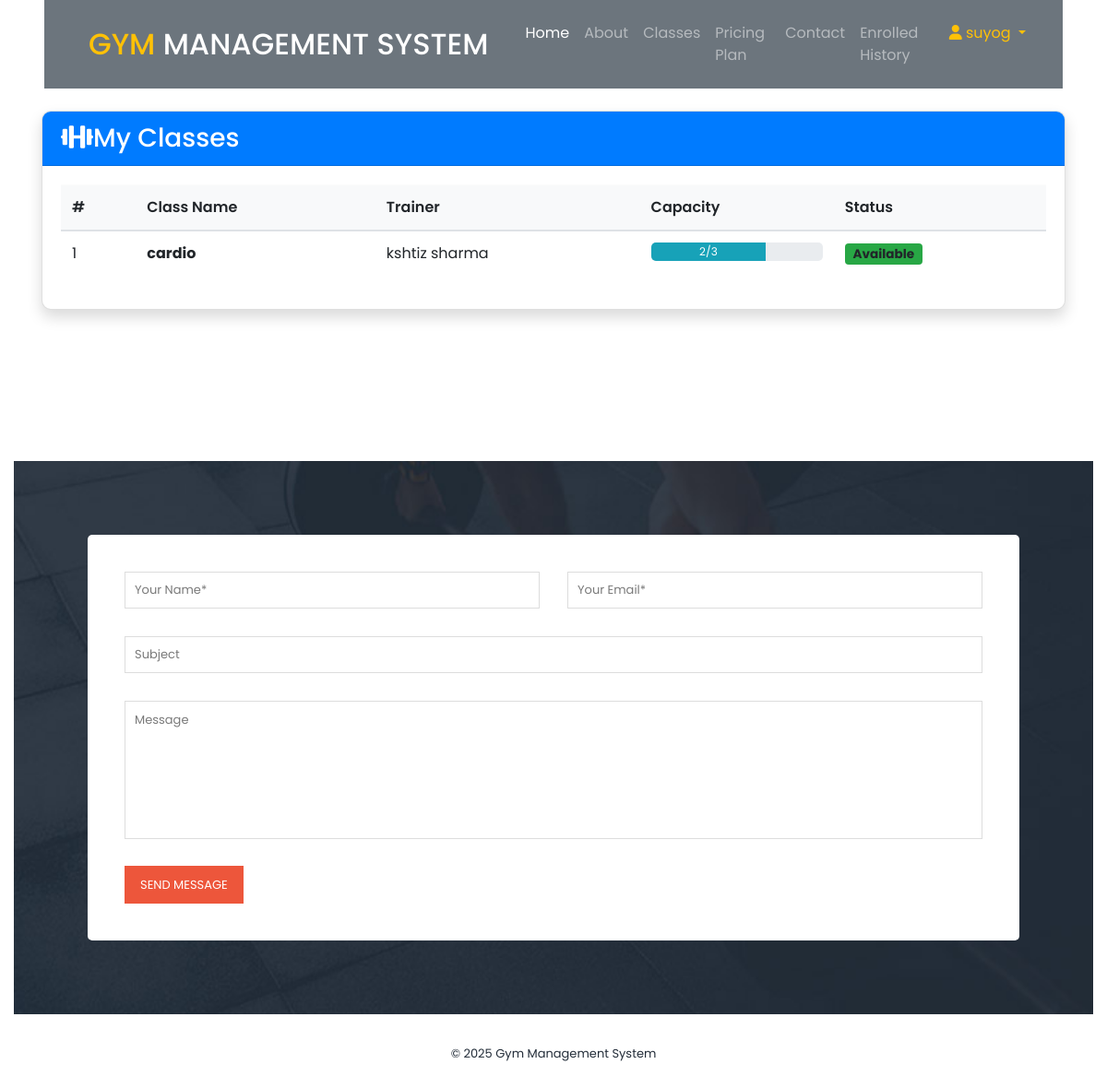
The app's page /member/my-classes/ (signed in) with its own data.
### app/models.py (models this page shows, shortened)
class Class(models.Model):
    name = models.CharField(max_length=100)
    trainer = models.ForeignKey(Trainer, on_delete=models.SET_NULL, null=True, blank=True)
    schedule = models.CharField(max_length=255, default="To be determined")  # e.g., "Monday, Wednesday 6:00 PM"
    capacity = models.PositiveIntegerField()
    members = models.ManyToManyField(Signup, blank=True)
    creationdate = models.DateTimeField(auto_now_add=True)

class Trainer(models.Model):
    STATUS_CHOICES = [
        ('active', 'Active'),
        ('on_leave', 'On Leave'),
        ('inactive', 'Inactive'),
    ]
    user = models.OneToOneField(User, on_delete=models.CASCADE, null=True, blank=True)
    first_name = models.CharField(max_length=100, null=True)
    last_name = models.CharField(max_length=100, null=True)
    email = models.EmailField(null=True, blank=True)
    phone = models.CharField(max_length=15)
    address = models.TextField()
    experience = models.PositiveIntegerField(null=True, blank=True)
    is_verified = models.BooleanField(default=False)
    status = models.CharField(
        max_length=10,
        choices=STATUS_CHOICES,
        default='active'  # Set default to active
    )
    created_at = models.DateTimeField(auto_now_add=True)

### app/views.py (the view)
# urls.py: path('member/my-classes/', member_classes, name='my_classes'),
@login_required
def member_classes(request):
    try:
        member_profile = get_object_or_404(Signup, user=request.user)
        enrolled_classes = Class.objects.filter(members=member_profile)
        context = {
            'enrolled_classes': enrolled_classes,
            'member': member_profile
        }
        return render(request, 'memberclass.html', context)
    except Exception as e:
        return render(request, 'memberclass.html', {'error': str(e)})

### templates/memberclass.html (shortened to what this page needs)
{% extends 'header.html' %}
{% load static %}
{% block main_content %}
<div class="container py-4">
    <div class="row">
        <div class="col-12">
            <div class="card shadow">
                <div class="card-header bg-primary text-white">
                    <h3 class="mb-0">
                        <i class="fas fa-dumbbell me-2"></i>My Classes
                    </h3>
                </div>
                <div class="card-body">
                    {% if enrolled_classes %}
                    <div class="table-responsive">
                        <table class="table table-hover align-middle">
                            <thead class="table-light">
                                <tr>
                                    <th>#</th>
                                    <th>Class Name</th>
                                    <th>Trainer</th>
                                    <th>Capacity</th>
                                    <th>Status</th>
                                </tr>
                            </thead>
                            <tbody>
                                {% for class in enrolled_classes %}
                                <tr>
                                    <td>{{ forloop.counter }}</td>
                                    <td>
                                        <strong>{{ class.name }}</strong>
                                    </td>
                                    <td>
                                        {% if class.trainer %}
                                            {{ class.trainer.first_name }} {{ class.trainer.last_name }}
                                        {% else %}
                                            <span class="text-muted">Not assigned</span>
                                        {% endif %}
                                    </td>
                                    <td>
                                        <div class="progress" style="height: 20px;">
                                            <div class="progress-bar bg-info"
                                                 role="progressbar"
                                                 style="width: {% widthratio class.members.count class.capacity 100 %}%"
                                                 aria-valuenow="{{ class.members.count }}"
                                                 aria-valuemin="0"
                                                 aria-valuemax="{{ class.capacity }}">
                                                {{ class.members.count }}/{{ class.capacity }}
                                            </div>
                                        </div>
                                    </td>
                                    <td>
                                        {% if class.members.count < class.capacity %}
                                            <span class="badge bg-success">Available</span>
                                        {% else %}
                                            <span class="badge bg-warning">Full</span>
                                        {% endif %}
                                    </td>
                                </tr>
                                {% endfor %}
                            </tbody>
                        </table>
                    </div>
                    {% else %}
                    <div class="alert alert-info">
                        <i class="fas fa-info-circle me-2"></i>
                        You are not currently enrolled in any classes. Please contact the admin to be assigned to a class.
                    </div>
                    {% endif %}
                </div>
            </div>
        </div>
    </div>
</div>
{% endblock %}

### templates/header.html (shortened to what this page needs)
{% load static %}
<!DOCTYPE html>
<html lang="en">
<head>
    <link rel="stylesheet" href="{% static 'assets/css/bootstrap.min.css' %}">
    <link rel="stylesheet" href="{% static 'assets/css/font-awesome.css' %}">
    <link rel="stylesheet" href="{% static 'assets/css/templatemo-training-studio.css' %}">
    <link rel="stylesheet" href="https://cdnjs.cloudflare.com/ajax/libs/font-awesome/6.0.0/css/all.min.css" />
</head>
<body>
<div class="container-fluid position-relative nav-bar p-0">
    <div class="position-relative px-lg-5" style="z-index: 9;">
        <nav class="navbar navbar-expand-lg bg-secondary navbar-dark py-3 py-lg-3 pl-3 pl-lg-5">
            <a href="/" class="navbar-brand">
                <h2 class="text-uppercase text-warning mb-0">Gym <span class="text-white">Management System</span></h2>
            </a>
            <div class="collapse navbar-collapse justify-content-between px-3" id="navbarCollapse">
                <ul class="navbar-nav ml-auto py-0">
                    <li class="nav-item"><a href="/" class="nav-link active">Home</a></li>
                    <li class="nav-item"><a href="#features" class="nav-link">About</a></li>
                    <li class="nav-item"><a href="#our-classes" class="nav-link">Classes</a></li>
                    <li class="nav-item"><a href="#trainers" class="nav-link">Pricing Plan</a></li>
                    <li class="nav-item"><a href="#contact-us" class="nav-link">Contact</a></li>
                    {% if request.user.is_authenticated %}
                        <li class="nav-item"><a href="/enrolled_history/" class="nav-link">Enrolled History</a></li>
                        <li class="nav-item dropdown">
                            <span class="nav-link dropdown-toggle text-warning" >
                                <i class="fa fa-user"></i> {{ request.user.first_name }}
                            </span>
                        </li>
                    {% else %}
                        <li class="nav-item"><a href="/login" class="nav-link">Login</a></li>
                    {% endif %}
                </ul>
            </div>
        </nav>
    </div>
</div>
<div class="main">
    {% block main_content %}
    {% endblock %}
</div>
<section class="section" id="contact-us">
    <div class="container-fluid">
        <div class="row">
            <div class="col-lg-12 col-md-6 col-xs-12">
                <div class="contact-form">
                    <form id="contact" action="" method="post">
                        <div class="row">
                            <div class="col-md-6">
                                <input name="name" type="text" id="name" placeholder="Your Name*" required>
                            </div>
                            <div class="col-md-6">
                                <input name="email" type="email" id="email" placeholder="Your Email*" required>
                            </div>
                            <div class="col-md-12">
                                <input name="subject" type="text" id="subject" placeholder="Subject">
                                <textarea name="message" rows="6" id="message" placeholder="Message" required></textarea>
                                <button type="submit" id="form-submit" class="main-button">Send Message</button>
                            </div>
                        </div>
                    </form>
                </div>
            </div>
        </div>
    </div>
</section>
<footer>
    <div class="container text-center">
        <p>© <script>document.write(new Date().getFullYear());</script> Gym Management System</p>
    </div>
</footer>
</body>
</html>

### static/assets/css/templatemo-training-studio.css (style rules this page uses)
html, body, div, span, applet, object, iframe, h1, h2, h3, h4, h5, h6, p, blockquote, div pre, a, abbr, acronym, address, big, cite, code, del, dfn, em, font, img, ins, kbd, q, s, samp, small, strike, strong, sub, sup, tt, var, b, u, i, center, dl, dt, dd, ol, ul, li, figure, header, nav, section, article, aside, footer, figcaption { margin: 0; padding: 0; border: 0; outline: 0; }
ul, li { padding: 0; margin: 0; list-style: none; }
header, nav, section, article, aside, footer, hgroup { display: block; }
* { box-sizing: border-box; }
html, body { font-family: 'Poppins', sans-serif; font-weight: 400; background-color: #fff; font-size: 16px; -ms-text-size-adjust: 100%; -webkit-font-smoothing: antialiased; -moz-osx-font-smoothing: grayscale; }
a { text-decoration: none !important; }
h1, h2, h3, h4, h5, h6 { margin-top: 0px; margin-bottom: 0px; }
ul { margin-bottom: 0px; }
p { font-size: 14px; line-height: 25px; color: #7a7a7a; }
html, body { background: #fff; font-family: 'Poppins', sans-serif; }
#contact-us { margin-top: 140px; }
#contact-us .contact-form { padding: 80px; background-image: url(../images/contact-bg.jpg); background-position: center center; background-repeat: no-repeat; background-size: cover; }
#contact-us .contact-form #contact { background-color: #fff; padding: 40px; border-radius: 5px; }
.contact-form input, .contact-form textarea { color: #7a7a7a; font-size: 13px; border: 1px solid #ddd; background-color: #fff; width: 100%; height: 40px; outline: none; line-height: 40px; padding: 0px 10px; -webkit-appearance: none; -moz-appearance: none; appearance: none; margin-bottom: 30px; }
.contact-form textarea { height: 150px; resize: none; }
.contact-form ::placeholder { color: #7a7a7a; }
.contact-form button { display: inline-block; font-size: 13px; padding: 11px 17px; background-color: #ed563b; color: #fff; text-align: center; font-weight: 400; text-transform: uppercase; transition: all .3s; border: none; outline: none; margin-top: -8px; }
footer { text-align: center; padding: 30px 0px; }
footer p { color: #232d39; font-size: 13px; }

### templates/header.html (style rules this page uses)
.dropdown { position: relative; display: inline-block; }
.dropdown-toggle { cursor: pointer; }

### templates/memberclass.html (style rules this page uses)
.card { border-radius: 10px; overflow: hidden; }
.table th { background-color: #f8f9fa; font-weight: 600; }
.badge { font-size: 0.85rem; padding: 0.35em 0.65em; }
.progress { border-radius: 5px; }
.progress-bar { font-size: 0.75rem; display: flex; align-items: center; justify-content: center; }

### records on screen
Class: name "cardio", trainer.first_name "kshtiz", trainer.last_name "sharma", members.count "2", capacity "3", shows "Available"

### other values on screen
{{ request.user.first_name }} "suyog"
